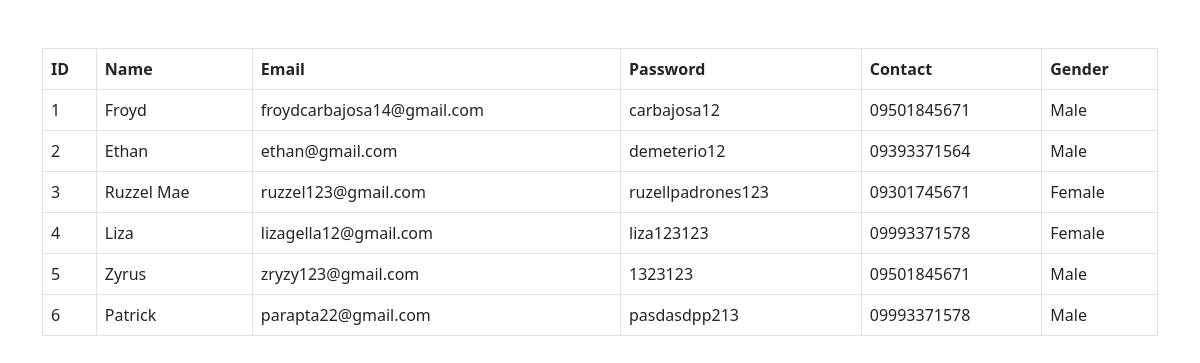
The page / on the database its author committed.
### tables this page shows
CREATE TABLE `usertbl` (
  `id` int(11) NOT NULL,
  `Name` varchar(50) NOT NULL,
  `Email` varchar(50) NOT NULL,
  `Password` varchar(50) NOT NULL,
  `Contact` varchar(50) NOT NULL,
  `Gender` varchar(50) NOT NULL
);

### index.php (the view, shortened to what this page needs)
<?php include "db.php";?>
<!DOCTYPE html>
<html lang="en">
<head>
    <link href="https://cdn.jsdelivr.net/npm/bootstrap@5.0.2/dist/css/bootstrap.min.css" rel="stylesheet">
</head>
<body>
<?php
     $sql = "SELECT * From usertbl";
     $result = mysqli_query($conn, $sql);
     if ($result->num_rows > 0) {
        ?>
            <div class="container mt-5 d-">
            <table class = 'table table-bordered justify-content-start'>
                <tr>
                    <th>ID</th>
                    <th>Name</th>
                    <th>Email</th>
                    <th>Password</th>
                    <th>Contact</th>
                    <th>Gender</th>
                </tr>
        <?php
        $rows = $result->fetch_all(MYSQLI_ASSOC);
        foreach ($rows as $row) {
            ?>
                <tr>
                    <td> <?= $row["id"] ?></td>
                    <td> <?= $row["Name"] ?></td>
                    <td> <?= $row["Email"] ?></td>
                    <td> <?= $row["Password"] ?></td>
                    <td> <?= $row["Contact"] ?></td>
                    <td> <?= $row["Gender"] ?></td>
                  </tr>
            <?php
        }
        ?>
            </div>
        <?php
    } else {
        echo "0 results";
    }
?>
</body>
</html>

### rows shown on the page
usertbl: id "1", Name "Froyd", Email "froydcarbajosa14@gmail.com", Password "carbajosa12", Contact "09501845671", Gender "Male"
usertbl: id "2", Name "Ethan", Email "ethan@gmail.com", Password "demeterio12", Contact "09393371564", Gender "Male"
usertbl: id "3", Name "Ruzzel Mae", Email "ruzzel123@gmail.com", Password "ruzellpadrones123", Contact "09301745671", Gender "Female"
usertbl: id "4", Name "Liza", Email "lizagella12@gmail.com", Password "liza123123", Contact "09993371578", Gender "Female"
usertbl: id "5", Name "Zyrus", Email "zryzy123@gmail.com", Password "1323123", Contact "09501845671", Gender "Male"
usertbl: id "6", Name "Patrick", Email "parapta22@gmail.com", Password "pasdasdpp213", Contact "09993371578", Gender "Male"
